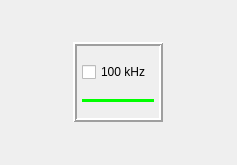
<?xml version="1.0" encoding="UTF-8"?>
<ui version="4.0">
 <class>Check_box_widget</class>
 <widget class="QWidget" name="Check_box_widget">
  <property name="geometry">
   <rect>
    <x>0</x>
    <y>0</y>
    <width>237</width>
    <height>165</height>
   </rect>
  </property>
  <property name="windowTitle">
   <string>Form</string>
  </property>
  <layout class="QGridLayout" name="gridLayout_2">
   <item row="0" column="0">
    <widget class="QFrame" name="frame">
     <property name="minimumSize">
      <size>
       <width>90</width>
       <height>80</height>
      </size>
     </property>
     <property name="maximumSize">
      <size>
       <width>90</width>
       <height>80</height>
      </size>
     </property>
     <property name="layoutDirection">
      <enum>Qt::LeftToRight</enum>
     </property>
     <property name="frameShape">
      <enum>QFrame::Box</enum>
     </property>
     <property name="frameShadow">
      <enum>QFrame::Raised</enum>
     </property>
     <property name="lineWidth">
      <number>2</number>
     </property>
     <layout class="QVBoxLayout" name="verticalLayout">
      <property name="leftMargin">
       <number>5</number>
      </property>
      <property name="topMargin">
       <number>5</number>
      </property>
      <property name="rightMargin">
       <number>5</number>
      </property>
      <property name="bottomMargin">
       <number>5</number>
      </property>
      <item>
       <widget class="QCheckBox" name="checkBox">
        <property name="layoutDirection">
         <enum>Qt::LeftToRight</enum>
        </property>
        <property name="text">
         <string>100 kHz</string>
        </property>
       </widget>
      </item>
      <item>
       <widget class="Line" name="line">
        <property name="palette">
         <palette>
          <active>
           <colorrole role="WindowText">
            <brush brushstyle="SolidPattern">
             <color alpha="255">
              <red>0</red>
              <green>255</green>
              <blue>0</blue>
             </color>
            </brush>
           </colorrole>
           <colorrole role="Text">
            <brush brushstyle="SolidPattern">
             <color alpha="255">
              <red>0</red>
              <green>0</green>
              <blue>0</blue>
             </color>
            </brush>
           </colorrole>
           <colorrole role="ButtonText">
            <brush brushstyle="SolidPattern">
             <color alpha="255">
              <red>0</red>
              <green>0</green>
              <blue>0</blue>
             </color>
            </brush>
           </colorrole>
           <colorrole role="ToolTipText">
            <brush brushstyle="SolidPattern">
             <color alpha="255">
              <red>0</red>
              <green>0</green>
              <blue>0</blue>
             </color>
            </brush>
           </colorrole>
          </active>
          <inactive>
           <colorrole role="WindowText">
            <brush brushstyle="SolidPattern">
             <color alpha="255">
              <red>0</red>
              <green>255</green>
              <blue>0</blue>
             </color>
            </brush>
           </colorrole>
           <colorrole role="Text">
            <brush brushstyle="SolidPattern">
             <color alpha="255">
              <red>0</red>
              <green>0</green>
              <blue>0</blue>
             </color>
            </brush>
           </colorrole>
           <colorrole role="ButtonText">
            <brush brushstyle="SolidPattern">
             <color alpha="255">
              <red>0</red>
              <green>0</green>
              <blue>0</blue>
             </color>
            </brush>
           </colorrole>
           <colorrole role="ToolTipText">
            <brush brushstyle="SolidPattern">
             <color alpha="255">
              <red>0</red>
              <green>0</green>
              <blue>0</blue>
             </color>
            </brush>
           </colorrole>
          </inactive>
          <disabled>
           <colorrole role="WindowText">
            <brush brushstyle="SolidPattern">
             <color alpha="255">
              <red>120</red>
              <green>120</green>
              <blue>120</blue>
             </color>
            </brush>
           </colorrole>
           <colorrole role="Text">
            <brush brushstyle="SolidPattern">
             <color alpha="255">
              <red>120</red>
              <green>120</green>
              <blue>120</blue>
             </color>
            </brush>
           </colorrole>
           <colorrole role="ButtonText">
            <brush brushstyle="SolidPattern">
             <color alpha="255">
              <red>120</red>
              <green>120</green>
              <blue>120</blue>
             </color>
            </brush>
           </colorrole>
           <colorrole role="ToolTipText">
            <brush brushstyle="SolidPattern">
             <color alpha="255">
              <red>0</red>
              <green>0</green>
              <blue>0</blue>
             </color>
            </brush>
           </colorrole>
          </disabled>
         </palette>
        </property>
        <property name="frameShadow">
         <enum>QFrame::Plain</enum>
        </property>
        <property name="lineWidth">
         <number>3</number>
        </property>
        <property name="orientation">
         <enum>Qt::Horizontal</enum>
        </property>
       </widget>
      </item>
     </layout>
    </widget>
   </item>
  </layout>
 </widget>
 <resources/>
 <connections/>
</ui>
